Frame 1 (no input): blank canvas, image omitted
Frame 60 (the mouse pressed at the canvas centre just before this capture): blank canvas, image omitted
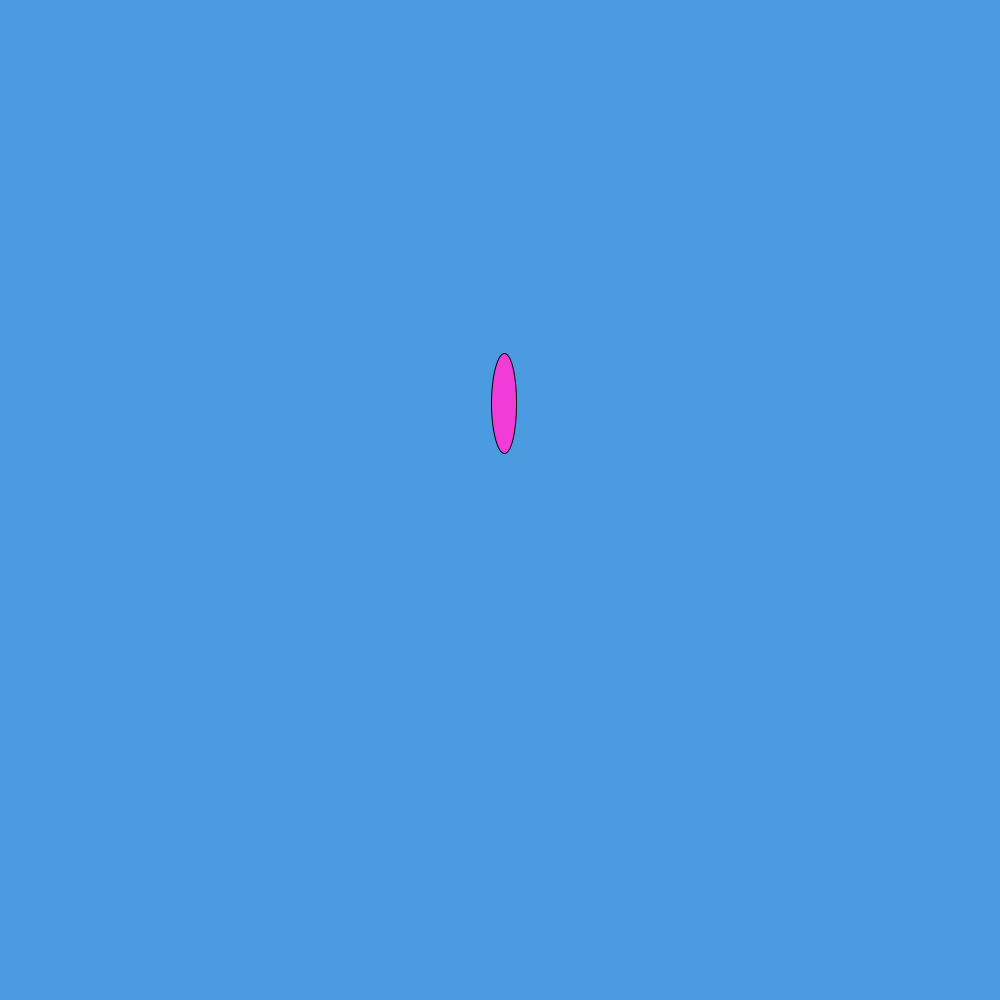
Frame 120 (the mouse held since frame 60 and released just before this capture)

The Processing sketch whose frames 1 and 60 were blank and that drew this single picture after the mouse press (run headless with seeded random() and noise(); from frame 60 on, the mouse is pressed at the canvas centre):

// Processing sketch: globos
// ── globos.pde
class Globo
{
  float x, y,vx,vy;
  color c;
  Globo (float _x, float _y)
  {
   x=_x;
   y=_y; 
   vx=random(-0.25,0.25);
   vy=random(-2,-0.5);
   c = color(random(0,255),random(0,255),random(0,255));
  }

  void update()
  {
    y+=vy;
    x+=vx;
  }

  void dibujate()
  {
      fill(c);
      ellipse(x,y,25,100);
  }
  
}

ArrayList<Globo> globos;


void setup()
{
  size(1000,1000);
  globos = new ArrayList<Globo>();  
}

void draw()
{
  background(75,155,225);
  for(int i=0;i<globos.size();i++)
  {
    globos.get(i).update();
    globos.get(i).dibujate();
  }
}

void mousePressed()
{
  globos.add(new Globo(mouseX,mouseY));
}
